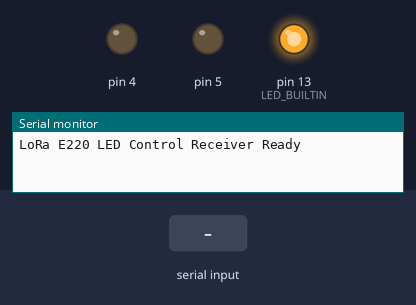
The sketch below on a simulated Arduino Uno, built with avr-gcc and run on an emulated ATmega328P. On the bench: output pins drawn as LEDs (lit = HIGH), the last lines printed to the serial monitor. The test bench sets the inputs (shaded band).

Above: at 2.2 s.
2.3 s: "on\n" received over the second serial link
At 3.5 s:
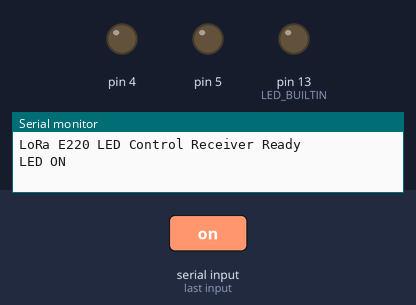
3.8 s: "off\n" received over the second serial link
At 4.9 s:
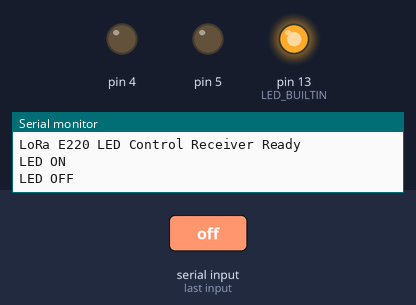
Timing chart, 0 to 6.8 s (numbered marks = the images above; inputs shaded):
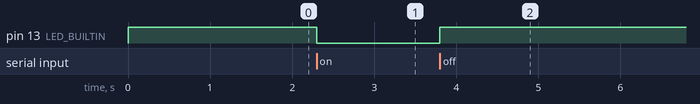

Measured:
- after the input at 2.3 s, pin 13 (LED_BUILTIN): HIGH → LOW at once
- after the input at 3.8 s, pin 13 (LED_BUILTIN): LOW → HIGH at once

The sketch:

reciever_lora_stm32.ino
```cpp
// RECEIVER CODE (STM32)
// File: LoRa_LED_Control_RX.ino

#include <SoftwareSerial.h>

#define M0_PIN PB5
#define M1_PIN PB4
#define AUX_PIN PB3
#define LORA_RX 11
#define LORA_TX 10
// #define LED_BUILTIN PC13  // LED builtin STM32 Nucleo

// Inisialisasi Software Serial
SoftwareSerial LoRaSerial(LORA_RX, LORA_TX); // RX, TX

// Buffer untuk data
char receivedData[32];
int dataIndex = 0;

void setup() {
  // Inisialisasi Serial untuk debugging
  Serial.begin(9600);

  // Inisialisasi Software Serial untuk E220
  LoRaSerial.begin(9600);

  // Setup pin modes
  pinMode(M0_PIN, OUTPUT);
  pinMode(M1_PIN, OUTPUT);
  pinMode(AUX_PIN, INPUT);
  pinMode(LED_BUILTIN, OUTPUT);

  // Set ke normal mode
  digitalWrite(M0_PIN, LOW);
  digitalWrite(M1_PIN, LOW);

  // Set LED ke OFF saat startup
  digitalWrite(LED_BUILTIN, HIGH);  // HIGH adalah OFF untuk LED builtin STM32

  delay(1000);
  Serial.println("LoRa E220 LED Control Receiver Ready");
}

void loop() {
  if (LoRaSerial.available()) {
    char c = LoRaSerial.read();

    if (c != '\n' && dataIndex < 31) {
      receivedData[dataIndex] = c;
      dataIndex++;
    } else {
      receivedData[dataIndex] = '\0';
      String command = String(receivedData);
      command.trim();
      command.toLowerCase();

      // Proses perintah
      if (command == "on") {
        digitalWrite(LED_BUILTIN, LOW);  // LOW adalah ON untuk LED builtin STM32
        Serial.println("LED ON");
      }
      else if (command == "off") {
        digitalWrite(LED_BUILTIN, HIGH); // HIGH adalah OFF untuk LED builtin STM32
        Serial.println("LED OFF");
      }

      // Reset buffer
      dataIndex = 0;
    }
  }
}
```
